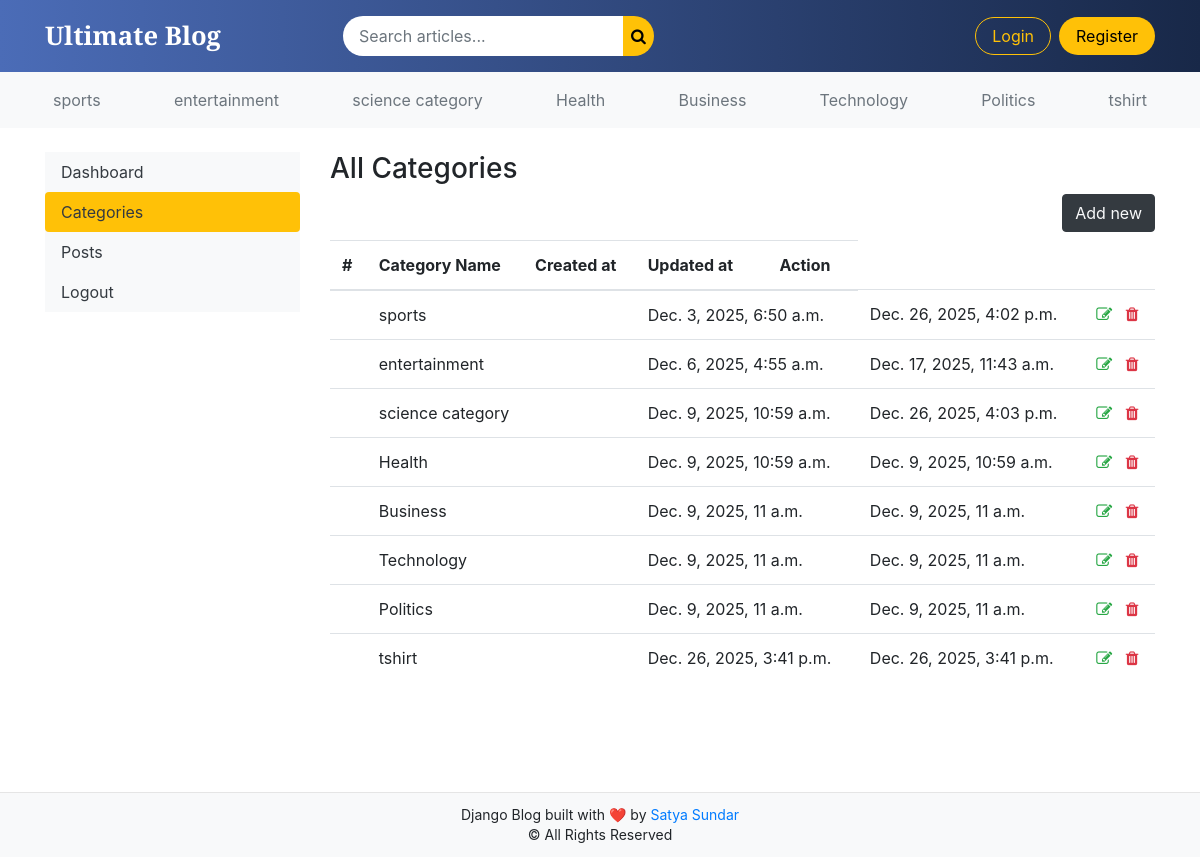
/dashboard/categories/, run on the app's committed database.
### blogs/models.py (models this page shows)
class Category(models.Model):
    category_name =models.CharField(max_length=50, unique=True)
    created_at =models.DateTimeField(auto_now_add=True)
    updated_at =models.DateTimeField(auto_now=True)
    class Meta:
        verbose_name_plural ='Categories'
    def __str__(self):
        return self.category_name

### dashboards/views.py (the view)
# urls.py: path('categories/',views.categories,name='categories'),
def categories(request):
    return render(request,'dashboard/categories.html')

### blogs/context_processors.py (called while the page is built)
def get_categories(request):
    categories =Category.objects.all()
    return dict(categories=categories)

def get_social_links(request):
    social_links = SocialLink.objects.all()
    return dict(social_links=social_links)

### templates/dashboard/categories.html (shortened to what this page needs)
{% extends "base.html" %}
{% block content %}
<div class="row">
    {% include "dashboard/sidebar.html"%}
<div class="col-md-9">
    <h3>All Categories </h3>
    <a href="{% url 'add_category'%}" class="btn btn-dark text-light float-right mb-2"> Add new</a>
    <table class="table table-hover">
  <thead>
    <tr>
      <th >#</th>
      <th>Category  Name</th>
      <th>Created at</th>
      <th>Updated at</th>
      <th>Action</th>
    </tr>
  </thead>
  <tbody>
    {% for cat in categories%}
    <tr>
      <th scope="row">{{ forloop.count}}</th>
      <td colspan="2">{{ cat }}</td>
      <td colspan="2">{{ cat.created_at }}</td>
      <td colspan="2">{{ cat.updated_at }}</td>
      <td>
        <a href="{% url "edit_category" cat.id %}"><i class="fa fa-edit text-success"></i></a>
        <a href="{% url "delete_category" cat.id %}"><i class="fa fa-trash text-danger"></i></a>
      </td>
    </tr>
    {% endfor %}
  </tbody>
</table>
</div>
</div>
{% endblock  %}

### templates/base.html (shortened to what this page needs)
{% load static %}
<!DOCTYPE html>
<html lang="en">
<head>
    <link rel="stylesheet" href="https://getbootstrap.com/docs/4.0/dist/css/bootstrap.min.css">
    <link rel="stylesheet" href="{% static 'css/style.css' %}">
    <link rel="stylesheet" href="https://cdnjs.cloudflare.com/ajax/libs/font-awesome/4.7.0/css/font-awesome.min.css">
</head>
<body>
<div class="page-wrapper">
<nav class="navbar navbar-expand-lg custom-navbar sticky-top">
    <div class="container">
        <a class="navbar-brand logo-text" href="/">Ultimate Blog</a>
        <div class="collapse navbar-collapse" id="mainNavbar">
            <form class="form-inline mx-auto search-box" action="{% url 'search' %}" method="GET">
                <input class="form-control search-input" type="search" name="keyword"
                       value="{{ keyword }}" placeholder="Search articles...">
                <button class="btn btn-search p-2" type="submit">
                    <i class="fa fa-search"></i>
                </button>
            </form>
            <ul class="navbar-nav ml-auto align-items-center">
                {% if user.is_authenticated %}
                    <li class="nav-item">
                        <a class="nav-link nav-hover" href="{% url 'dashboard' %}">
                            <i class="fa fa-dashboard"></i> Dashboard
                        </a>
                    </li>
                    <li class="nav-item ml-2">
                       <form method="post" action="{% url 'logout' %}"
      onsubmit="return confirm('Are you sure you want to logout?');">
    {% csrf_token %}
    <button class="btn btn-logout" type="submit">Logout</button>
</form>
                    </li>
                {% else %}
                    <li class="nav-item">
                        <a class="btn btn-login" href="{% url 'login' %}">Login</a>
                    </li>
                    <li class="nav-item ml-2">
                        <a class="btn btn-register" href="{% url 'register' %}">Register</a>
                    </li>
                {% endif %}
            </ul>
        </div>
    </div>
</nav>
<div class="nav-scroller py-2 mb-3 bg-light">
    <div class="container">
        <nav class="nav d-flex justify-content-between">
            {% for cat in categories %}
                <a class="p-2 text-muted category-link"
                   href="{% url 'post_by_category' cat.id %}">
                    {{ cat.category_name }}
                </a>
            {% endfor %}
        </nav>
    </div>
</div>
<main id="page-content">
    <div class="container mt-4">
        {% block content %}
        {% endblock %}
    </div>
</main>
<footer class="blog-footer">
    <div class="footer-inner">
        <span>
            Django Blog built with ❤️ by
            <a href="https://github.com/satyaumi/django-blocg" target="_blank">
                Satya Sundar
            </a>
        </span>
        <span class="d-block">© All Rights Reserved</span>
    </div>
</footer>
</body>
</html>

### static/css/style.css (style rules this page uses)
.custom-navbar { background: linear-gradient(90deg, #4b6cb7, #182848); padding: 12px 0; }
.logo-text { font-family: 'Playfair Display', serif; font-size: 1.6rem; color: #fff !important; font-weight: 700; }
.search-box { max-width: 420px; width: 100%; }
.search-input { border-radius: 30px 0 0 30px; border: none; padding: 8px 16px; }
.btn-search { border-radius: 0 30px 30px 0; background: #ffc107; border: none; color: #000; }
.btn-login { background: transparent; border: 1px solid #ffc107; color: #ffc107; border-radius: 20px; padding: 6px 16px; }
.btn-register { background: #ffc107; color: #000; border-radius: 20px; padding: 6px 16px; }
html, body { height: 100%; margin: 0; }
body { display: flex; flex-direction: column; }
#page-content { flex: 1; min-height: calc(100vh - 160px); }
.blog-footer { background: #f8f9fa; border-top: 1px solid #e5e5e5; padding: 12px 0; text-align: center; }
.footer-inner { font-size: 14px; line-height: 1.4; }

### data on the page
Category: category_name "sports", created_at "Dec. 3, 2025, 6:50 a.m.", updated_at "Dec. 26, 2025, 4:02 p.m."
Category: category_name "entertainment", created_at "Dec. 6, 2025, 4:55 a.m.", updated_at "Dec. 17, 2025, 11:43 a.m."
Category: category_name "science category", created_at "Dec. 9, 2025, 10:59 a.m.", updated_at "Dec. 26, 2025, 4:03 p.m."
Category: category_name "Health", created_at "Dec. 9, 2025, 10:59 a.m.", updated_at "Dec. 9, 2025, 10:59 a.m."
Category: category_name "Business", created_at "Dec. 9, 2025, 11 a.m.", updated_at "Dec. 9, 2025, 11 a.m."
Category: category_name "Technology", created_at "Dec. 9, 2025, 11 a.m.", updated_at "Dec. 9, 2025, 11 a.m."
Category: category_name "Politics", created_at "Dec. 9, 2025, 11 a.m.", updated_at "Dec. 9, 2025, 11 a.m."
Category: category_name "tshirt", created_at "Dec. 26, 2025, 3:41 p.m.", updated_at "Dec. 26, 2025, 3:41 p.m."
